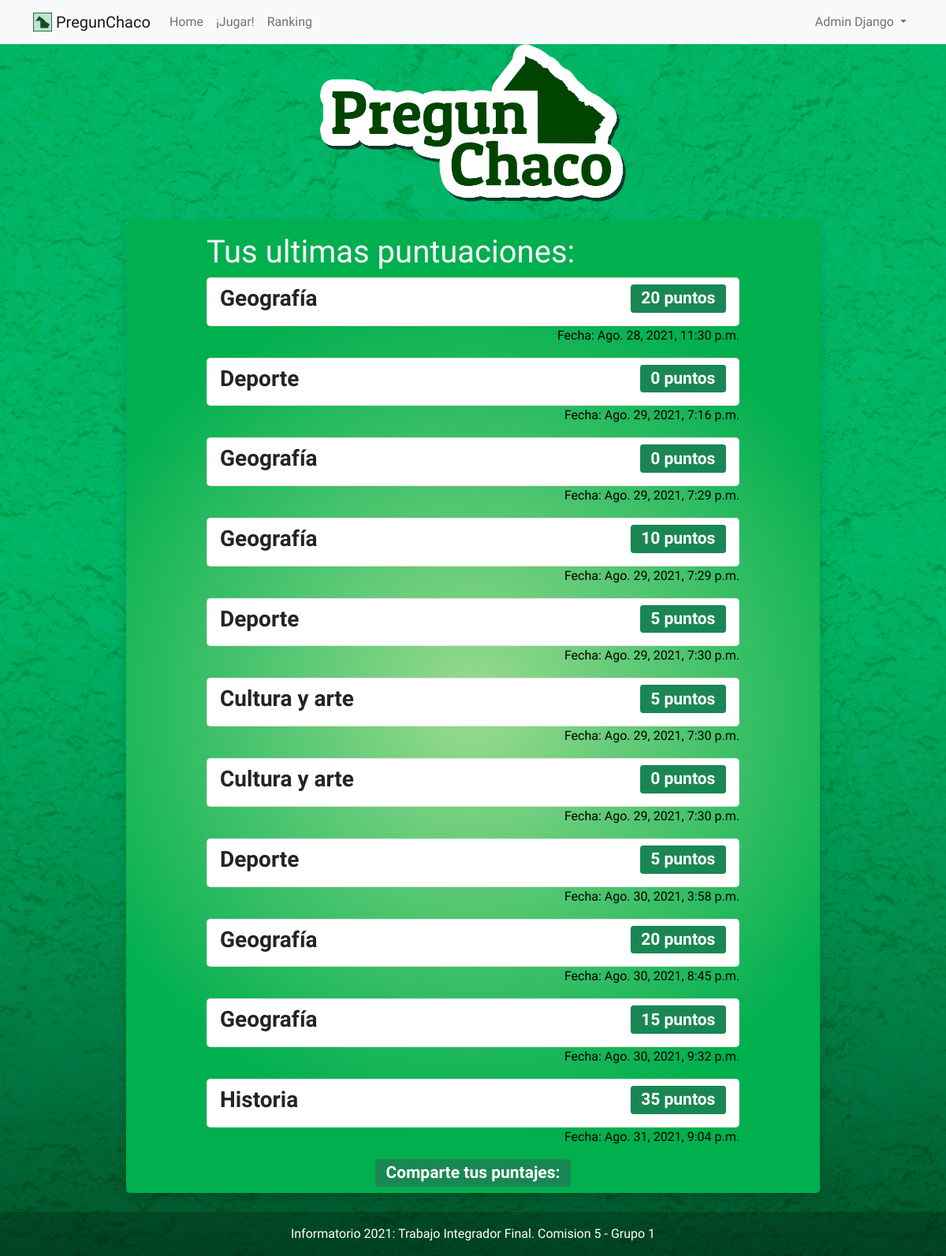
Page /puntaje (signed in) on the earlier database version.
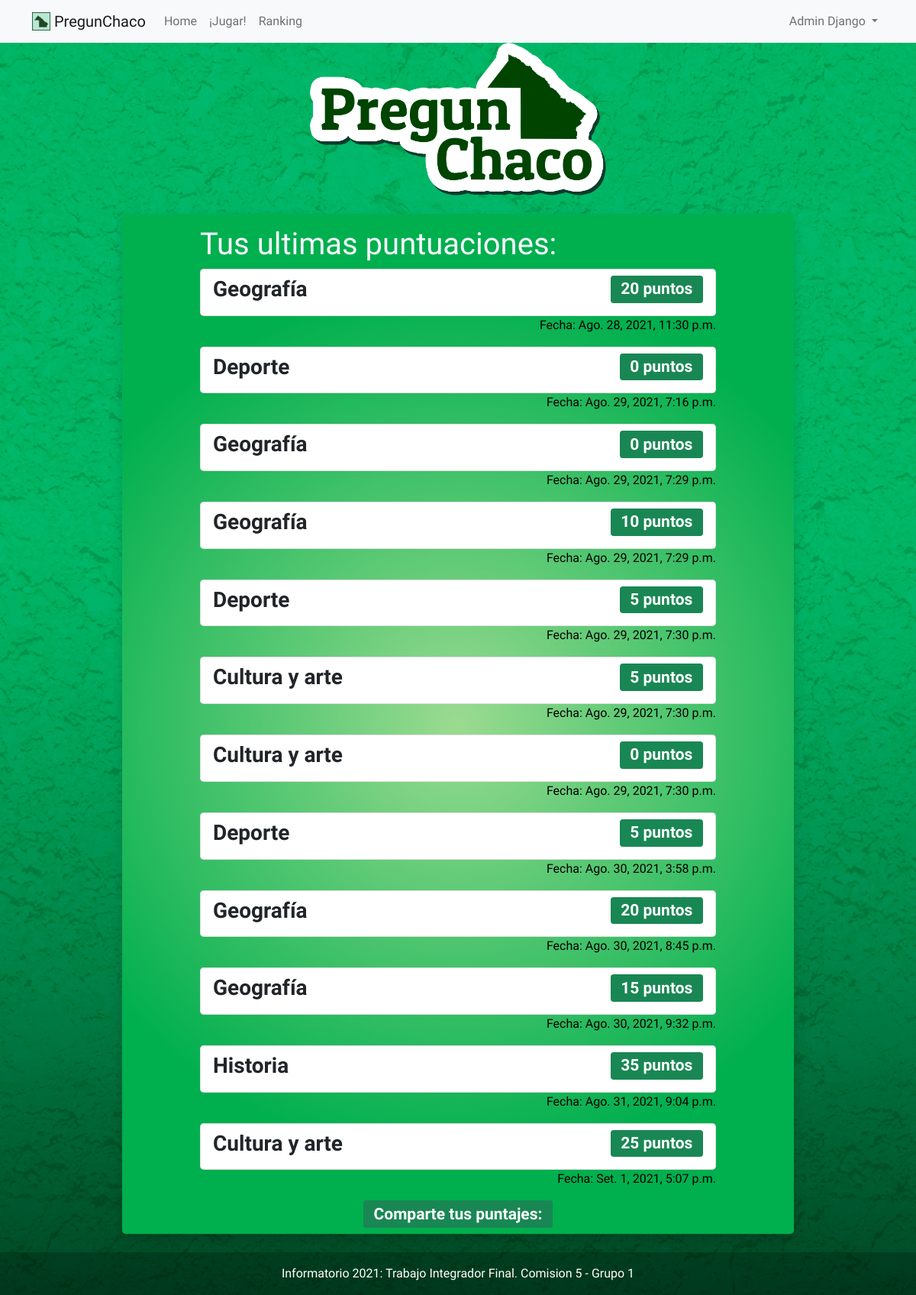
Same page on the later database version.
### apps/resultado/models.py (models this page shows, shortened)
class Puntaje(models.Model):
    categoria = models.CharField(max_length=20)
    user = models.ForeignKey(User, on_delete=models.CASCADE)
    puntaje = models.IntegerField()
    update = models.DateTimeField(auto_now_add=True)

### apps/resultado/views.py (the view)
# urls.py: path('puntaje',view_puntaje, name="puntaje"),
@login_required(login_url='/login')
def view_puntaje(request):
    user = request.user
    puntaje = Puntaje.objects.filter(user=user)
    context ={
        'puntaje' :puntaje,
    }
    return render(request,'puntajes/puntaje.html', context)

### templates/puntajes/puntaje.html (shortened to what this page needs)
{% extends 'base.html' %} {% block content%}
<div class="container mt-3" style="width: 700px;">
    <h1 style="color:ghostwhite">
        Tus ultimas puntuaciones:
    </h1>
    <ul class="list-group">
        {% for p in puntaje%}
        <li class="list-group-item
                           d-flex
                           justify-content-between
                           align-items-center
                           rounded-3">
            <h3><strong>{{p.categoria}}</strong></h3>
            <h3><span class="badge bg-success">
                {{p.puntaje}} puntos
            </span></h3>
        </li>
        <p style="text-align: end">Fecha: {{p.update}}</p>
        {% endfor %}
    </ul>
</div>
<head>
</head>
<h3><span class="badge bg-success">
    Comparte tus puntajes:
</span></h3>
<body>
</body>
</html>
{%endblock%}

### templates/base.html (shortened to what this page needs)
{% include 'navbar.html' %} {% load static %} {% load%}
<!DOCTYPE html>
<html lang="es-AR">
<head>
    <div class="container-sm">
        <img src="{% static '/imagenes/Logo_PregunChaco_729_376.png'%}" class="img-fluid" id="imagen" alt="...">
    </div>
</head>
<link href="https://cdn.jsdelivr.net/npm/bootstrap@5.1.0/dist/css/bootstrap.min.css" rel="stylesheet">
<link rel="stylesheet" href="/static/css/base.css">
<body background="/media/Fondo_Categorias_1920_1080.png">
    <div id="contenedor-principal" class="container-fluid shadow mt-4 mb-4  rounded-3">
        {% block content %} {% endblock %}
</body>{% include 'footer.html' %}
</html>

### templates/navbar.html (shortened to what this page needs)
{% load static %} {% block navbar %}
<nav class="navbar navbar-expand-lg navbar-light bg-light">
    <div class="container">
        <a class="navbar-brand" href="/">
            <img src="{% static '/imagenes/logo.jpg'%}" alt="logo" width="24" height="24" class="d-inline-block align-text-top"> PregunChaco
        </a>
        <div class="collapse navbar-collapse" id="navbarSupportedContent">
            <ul class="navbar-nav me-auto mb-2 mb-lg-0">
                <li class="nav-item">
                    <a class="nav-link" href="/">Home</a>
                </li>
                <li class="nav-item">
                    <a class="nav-link" href="{% url 'trivia:categorias' %}">¡Jugar!</a>
                </li>
                <li class="nav-item">
                    <a class="nav-link" href="{% url 'ranking:ranking' %}">Ranking</a>
                </li>
            </ul>
            <ul class="navbar-nav ml-auto">
                <li class="nav-item dropdown">
                    <a class="nav-link dropdown-toggle" href="#" id="navbarDropdown" role="button" data-bs-toggle="dropdown" aria-expanded="false">
                        {{user.first_name}}
                        {{user.last_name}}
                    </a>
                </li>
            </ul>
        </div>
    </div>
</nav>
{% endblock %}

### templates/footer.html
<footer class="text-center text-white navbarDropdown">
    <div class="text-center p-3 " style="background-color: rgba(0, 0, 0, 0.2); ">
        Informatorio 2021: Trabajo Integrador Final. Comision 5 - Grupo 1
    </div>
</footer>

### static/css/base.css (style rules this page uses)
* { transition: all 0.3s; font-family: 'Kanit', sans-serif; ; }
#contenedor-principal { background: rgb(116, 170, 107); background: radial-gradient(circle, rgba(116, 170, 107, 1) 0%, rgba(155, 219, 144, 1) 0%, rgba(0, 175, 78, 1) 72%); height: auto; width: 55em; display: flex; flex-direction: column; justify-content: center; border-radius: 10px; overflow: hidden; align-items: center; }
#imagen { object-fit: scale-down; height: 200px; width: 100%; }

Differences in the rows shown:
added Puntaje: categoria "Cultura y arte", puntaje "25", update "Set. 1, 2021, 5:07 p.m."
